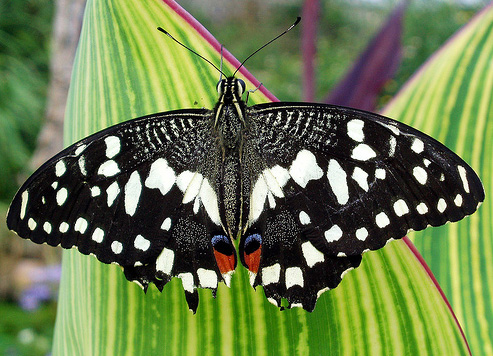
%> input picture assignments/assignment2/data/butterfly.jpg, 493 x 356 px
$ octave edge_rm.m   (GNU Octave 9; MATLAB toolbox functions it lacks are replaced by stand-ins)
%> lines starting %> are read from the running program, lines starting %| are printed output that depends on the picture
% Assignment 2: Blob Detection using Scale-space
% Zhenye Na (zna2)
% 3/6/2018

% img filename: butterfly.jpg, einstein.jpg, fishes.jpg, flower.jpg
% frog.jpg, gta5.jpg, sunflowers.jpg, tnj.jpg, music.jpg

% Turn off this warning "Warning: Image is too big to fit on screen; displaying at 33% "
% To set the warning state, you must first know the message identifier for the one warning you want to enable.
% Query the last warning to acquire the identifier.  For example:
% warnStruct = warning('query', 'last');
% msgid_integerCat = warnStruct.identifier
% MATLAB:concatenation:integerInteraction
warning('off', 'Images:initSize:adjustingMag');

% clear all
% Read in image and convert to double and then grayscale
[img, map] = imread('../data/butterfly.jpg');
%> img is the input picture: size 356x493x3 uint8; mean R, G, B 106.9, 123.5, 76.9
%> map = []
img = rgb2gray(img);
%> img: size 356x493 uint8
img = im2double(img);
%> img: size 356x493 double


[h, w] = size(img);             % Image size
%> h = 356; w = 493
threshold = 0.15;               % Define threshold
k = 1.25;                       % Increasing factor of k
levels = 12;                    % Define number of iterations
initial_sigma = 2;              % Define scale for LoG
sigma = 2;


% Reference whether pixel is on the edge
ref = edge(img, 'canny');
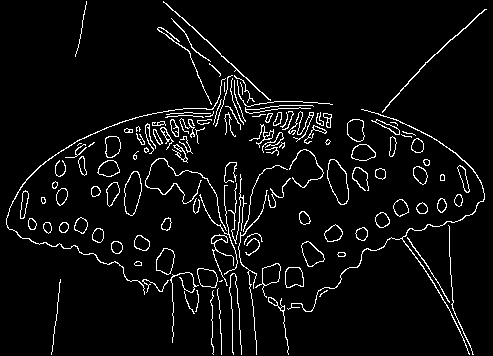
%> ref: size 356x493 logical; 5.1% white in thin lines or dots

scale_space = zeros(h, w, levels);
tic
for i = 1:levels
    % Generate a Laplacian of Gaussian filter and scale normalization
    LoG = fspecial('log', 2 * floor(2*sigma) + 1, sigma) .* (sigma^2);
    if i == 1
        % Filter the img with LoG
        scale_space(:,:,i) = (imfilter(img, LoG, 'same', 'replicate')).^2;
    else
        % Filter the img with LoG
        response = abs(imfilter(img_copy, LoG, 'same', 'replicate'));
        scale_space(:,:,i) = imresize(response, [h w], 'bicubic');
    end
    % Increase scale by a factor k
    sigma = sigma * k;
    % Downsample img
    img_copy = imresize(img, 1/(k^i), 'bicubic');

end
%> this loop made 12 passes
%> pass 1, `img_copy = imresize(img, 1/(k^i), 'bicubic');`:
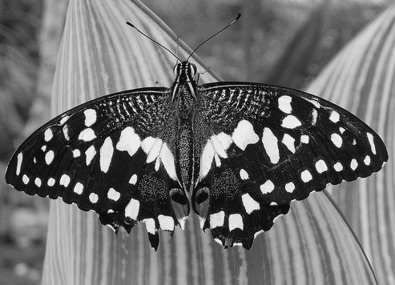
%> img_copy: size 285x395 double; min -0.0522, max 1.08, mean 0.444; drawn with min black and max white
%> after the loop, sigma = 29.1
toc


dx = [-1 0 1; -1 0 1; -1 0 1];  % Derivative masks
dy = dx';

Ix = conv2(img, dx, 'same');    % Image derivatives
Iy = conv2(img, dy, 'same');
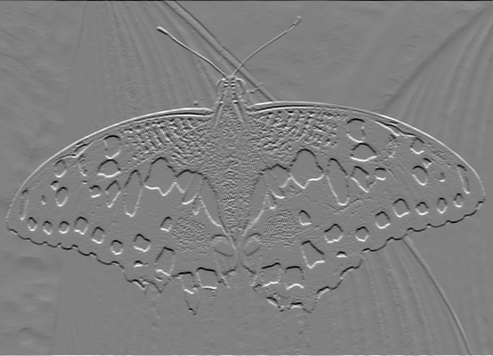
%> Iy: size 356x493 double; min -2.92, max 2.87, mean 3.2e-05; drawn with min black and max white

% Generate Gaussian filter of size 6*sigma (+/- 3sigma) and of
% minimum size 1x1.
g = fspecial('gaussian',max(1,fix(6*sigma)), sigma);
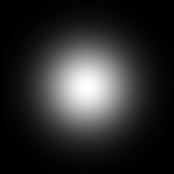
%> g: size 174x174 double; min 2.75e-08, max 0.000189, mean 3.3e-05; drawn with min black and max white

% Smoothed squared image derivatives
Ix2 = conv2(Ix.^2, g, 'same');
Iy2 = conv2(Iy.^2, g, 'same');
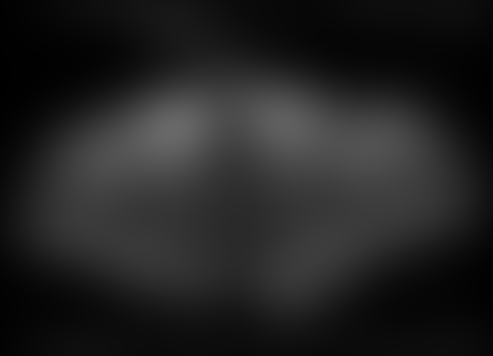
%> Iy2: size 356x493 double; min 0.00283, max 0.413, mean 0.135
Ixy = conv2(Ix.*Iy, g, 'same');
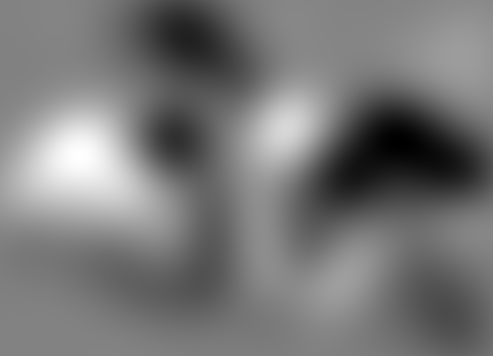
%> Ixy: size 356x493 double; min -0.0633, max 0.0605, mean -0.00525; drawn with min black and max white


% Perform nonmaximum suppression in each 2D slice
suppressed_space = zeros(h,w,levels);
for i = 1:levels
    suppressed_space(:,:,i) = ordfilt2(scale_space(:,:,i),9,ones(3));
end


% Perform nonmaximum suppression in scale space and apply threshold
% nonmax_space(:,:,num) = suppressed_space(:,:,num) .* (suppressed_space(:,:,num) >= threshold);
maxima_space = max(suppressed_space, [], 3);
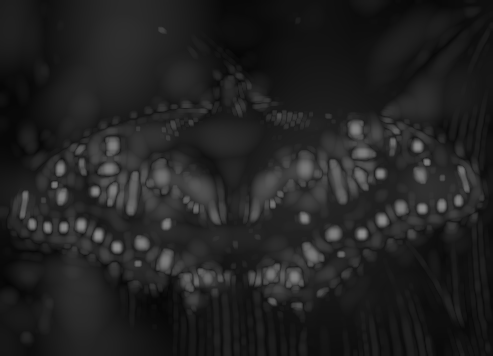
%> maxima_space: size 356x493 double; min 0.0247, max 0.555, mean 0.135
survive_space = zeros(h,w,levels);
for i = 1:levels
    survive_space(:,:,i) = (maxima_space == scale_space(:,:,i));
    survive_space(:,:,i) = survive_space(:,:,i) .* img;
end


% implement an additional thresholding step that computes the Harris
% response at each detected Laplacian region and rejects the regions
% that have only one dominant gradient orientation


% Find all the coordinates and corresponding sigma
% % Find index and corresponding radius


cx = []; cy = []; radius = [];
%> (the run ends here)
